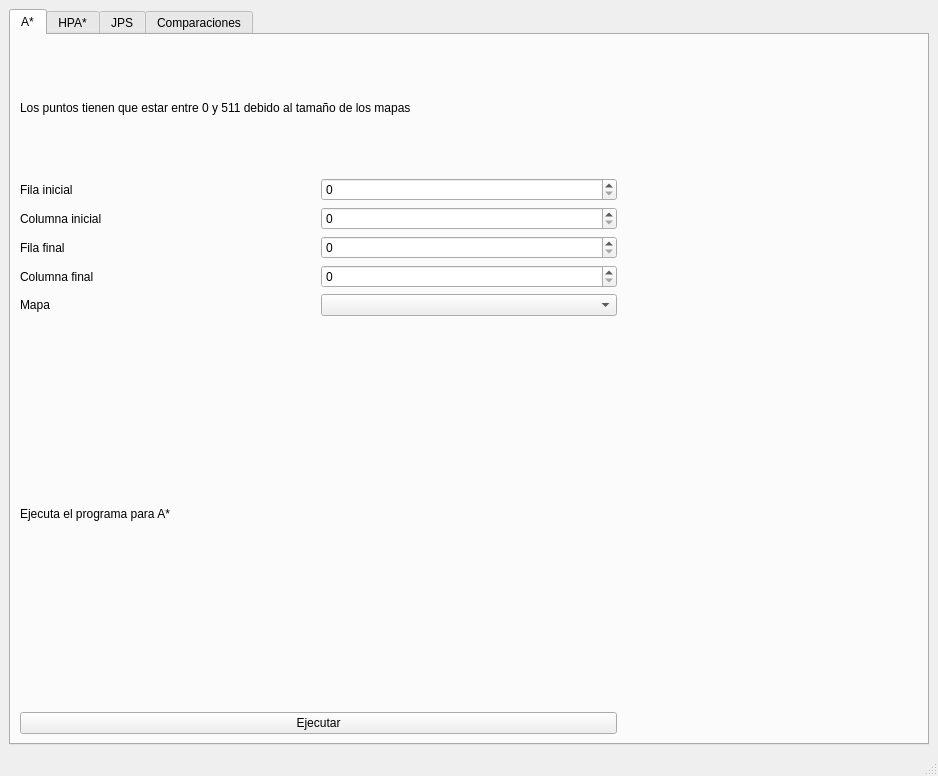
<?xml version="1.0" encoding="UTF-8"?>
<ui version="4.0">
 <class>MainWindow</class>
 <widget class="QMainWindow" name="MainWindow">
  <property name="geometry">
   <rect>
    <x>0</x>
    <y>0</y>
    <width>938</width>
    <height>776</height>
   </rect>
  </property>
  <property name="windowTitle">
   <string>MainWindow</string>
  </property>
  <widget class="QWidget" name="centralwidget">
   <layout class="QVBoxLayout" name="verticalLayout_2">
    <item>
     <widget class="QTabWidget" name="tabWidget">
      <property name="enabled">
       <bool>true</bool>
      </property>
      <property name="currentIndex">
       <number>0</number>
      </property>
      <widget class="QWidget" name="aEstrella">
       <attribute name="title">
        <string>A*</string>
       </attribute>
       <layout class="QHBoxLayout" name="horizontalLayout_3">
        <item>
         <layout class="QGridLayout" name="gridLayoutA">
          <item row="1" column="0">
           <widget class="QLabel" name="filaIAText">
            <property name="text">
             <string>Fila inicial</string>
            </property>
           </widget>
          </item>
          <item row="1" column="2" rowspan="9">
           <widget class="QLabel" name="mapaAEstrella">
            <property name="text">
             <string/>
            </property>
           </widget>
          </item>
          <item row="6" column="0" rowspan="3" colspan="2">
           <widget class="QLabel" name="datosAEstrella">
            <property name="text">
             <string>Ejecuta el programa para A*</string>
            </property>
           </widget>
          </item>
          <item row="5" column="0">
           <widget class="QLabel" name="mapaaText">
            <property name="text">
             <string>Mapa</string>
            </property>
           </widget>
          </item>
          <item row="9" column="0" colspan="2">
           <widget class="QPushButton" name="ejecutaAEstrella">
            <property name="text">
             <string>Ejecutar</string>
            </property>
           </widget>
          </item>
          <item row="5" column="1">
           <widget class="QComboBox" name="mapasa"/>
          </item>
          <item row="4" column="0">
           <widget class="QLabel" name="columnaFAText">
            <property name="text">
             <string>Columna final</string>
            </property>
           </widget>
          </item>
          <item row="3" column="1">
           <widget class="QSpinBox" name="filaFA">
            <property name="maximum">
             <number>511</number>
            </property>
           </widget>
          </item>
          <item row="4" column="1">
           <widget class="QSpinBox" name="columnaFA">
            <property name="maximum">
             <number>511</number>
            </property>
           </widget>
          </item>
          <item row="1" column="1">
           <widget class="QSpinBox" name="filaIA">
            <property name="maximum">
             <number>511</number>
            </property>
           </widget>
          </item>
          <item row="2" column="1">
           <widget class="QSpinBox" name="columnaIA">
            <property name="maximum">
             <number>511</number>
            </property>
           </widget>
          </item>
          <item row="3" column="0">
           <widget class="QLabel" name="filaFAText">
            <property name="text">
             <string>Fila final</string>
            </property>
           </widget>
          </item>
          <item row="2" column="0">
           <widget class="QLabel" name="columnaIAText">
            <property name="text">
             <string>Columna inicial</string>
            </property>
           </widget>
          </item>
          <item row="0" column="0" colspan="2">
           <widget class="QLabel" name="label">
            <property name="text">
             <string>Los puntos tienen que estar entre 0 y 511 debido al tamaño de los mapas</string>
            </property>
           </widget>
          </item>
         </layout>
        </item>
       </layout>
      </widget>
      <widget class="QWidget" name="hpaEstrella">
       <attribute name="title">
        <string>HPA*</string>
       </attribute>
       <layout class="QHBoxLayout" name="horizontalLayout_2">
        <item>
         <layout class="QGridLayout" name="gridLayoutHPA">
          <item row="5" column="0">
           <widget class="QLabel" name="mapahpaText">
            <property name="text">
             <string>Mapa</string>
            </property>
           </widget>
          </item>
          <item row="1" column="2" rowspan="8">
           <widget class="QLabel" name="mapaHPA">
            <property name="text">
             <string/>
            </property>
           </widget>
          </item>
          <item row="5" column="1">
           <widget class="QComboBox" name="mapashpa"/>
          </item>
          <item row="2" column="0">
           <widget class="QLabel" name="columnaIhpaText">
            <property name="text">
             <string>Columna inicial</string>
            </property>
           </widget>
          </item>
          <item row="1" column="0">
           <widget class="QLabel" name="filaIhpaText">
            <property name="text">
             <string>Fila inicial</string>
            </property>
           </widget>
          </item>
          <item row="3" column="0">
           <widget class="QLabel" name="filaFHPAText">
            <property name="text">
             <string>Fila final</string>
            </property>
           </widget>
          </item>
          <item row="3" column="1">
           <widget class="QSpinBox" name="filaFHPA">
            <property name="maximum">
             <number>511</number>
            </property>
           </widget>
          </item>
          <item row="4" column="0">
           <widget class="QLabel" name="columnaFHPAText">
            <property name="text">
             <string>Columna final</string>
            </property>
           </widget>
          </item>
          <item row="4" column="1">
           <widget class="QSpinBox" name="columnaFHPA">
            <property name="maximum">
             <number>511</number>
            </property>
           </widget>
          </item>
          <item row="2" column="1">
           <widget class="QSpinBox" name="columnaIHPA">
            <property name="maximum">
             <number>511</number>
            </property>
           </widget>
          </item>
          <item row="8" column="0" colspan="2">
           <widget class="QPushButton" name="ejecutaHPA">
            <property name="text">
             <string>Ejecutar</string>
            </property>
           </widget>
          </item>
          <item row="6" column="0" rowspan="2" colspan="2">
           <widget class="QLabel" name="datosHPA">
            <property name="text">
             <string>Ejecuta el programa para HPA*</string>
            </property>
           </widget>
          </item>
          <item row="1" column="1">
           <widget class="QSpinBox" name="filaIHPA">
            <property name="maximum">
             <number>511</number>
            </property>
           </widget>
          </item>
          <item row="0" column="0" colspan="2">
           <widget class="QLabel" name="label_2">
            <property name="text">
             <string>Los puntos tienen que estar entre 0 y 511 debido al tamaño de los mapas</string>
            </property>
           </widget>
          </item>
         </layout>
        </item>
       </layout>
      </widget>
      <widget class="QWidget" name="JPS">
       <attribute name="title">
        <string>JPS</string>
       </attribute>
       <layout class="QHBoxLayout" name="horizontalLayout_4">
        <item>
         <layout class="QGridLayout" name="gridLayoutJPS">
          <item row="4" column="0">
           <widget class="QLabel" name="columnaFJPSText">
            <property name="text">
             <string>Columna final</string>
            </property>
           </widget>
          </item>
          <item row="5" column="0">
           <widget class="QLabel" name="mapaJPSText">
            <property name="text">
             <string>Mapa</string>
            </property>
           </widget>
          </item>
          <item row="3" column="0">
           <widget class="QLabel" name="filaFJPSText">
            <property name="text">
             <string>Fila final</string>
            </property>
           </widget>
          </item>
          <item row="2" column="0">
           <widget class="QLabel" name="columnaIJPSText">
            <property name="text">
             <string>Columna inicial</string>
            </property>
           </widget>
          </item>
          <item row="1" column="0">
           <widget class="QLabel" name="filaIJPSText">
            <property name="text">
             <string>Fila inicial</string>
            </property>
           </widget>
          </item>
          <item row="4" column="1">
           <widget class="QSpinBox" name="columnaFJPS">
            <property name="maximum">
             <number>511</number>
            </property>
           </widget>
          </item>
          <item row="5" column="1">
           <widget class="QComboBox" name="mapasJPS"/>
          </item>
          <item row="3" column="1">
           <widget class="QSpinBox" name="filaFJPS">
            <property name="maximum">
             <number>511</number>
            </property>
           </widget>
          </item>
          <item row="2" column="1">
           <widget class="QSpinBox" name="columnaIJPS">
            <property name="maximum">
             <number>511</number>
            </property>
           </widget>
          </item>
          <item row="1" column="1">
           <widget class="QSpinBox" name="filaIJPS">
            <property name="maximum">
             <number>511</number>
            </property>
           </widget>
          </item>
          <item row="6" column="0" rowspan="2" colspan="2">
           <widget class="QLabel" name="datosJPS">
            <property name="text">
             <string>Ejecuta el programa para JPS</string>
            </property>
           </widget>
          </item>
          <item row="8" column="0" colspan="2">
           <widget class="QPushButton" name="ejecutaJPS">
            <property name="text">
             <string>Ejecutar</string>
            </property>
           </widget>
          </item>
          <item row="1" column="4" rowspan="8">
           <widget class="QLabel" name="mapaJPS">
            <property name="text">
             <string/>
            </property>
           </widget>
          </item>
          <item row="0" column="0" colspan="2">
           <widget class="QLabel" name="label_3">
            <property name="text">
             <string>Los puntos tienen que estar entre 0 y 511 debido al tamaño de los mapas</string>
            </property>
           </widget>
          </item>
         </layout>
        </item>
       </layout>
      </widget>
      <widget class="QWidget" name="comparacion">
       <attribute name="title">
        <string>Comparaciones</string>
       </attribute>
       <layout class="QVBoxLayout" name="verticalLayout">
        <item>
         <widget class="QScrollArea" name="scrollArea">
          <property name="widgetResizable">
           <bool>true</bool>
          </property>
          <widget class="QWidget" name="scrollAreaWidgetContents">
           <property name="geometry">
            <rect>
             <x>0</x>
             <y>0</y>
             <width>894</width>
             <height>671</height>
            </rect>
           </property>
           <layout class="QVBoxLayout" name="verticalLayout_3">
            <item>
             <widget class="QLabel" name="label_10">
              <property name="text">
               <string>Dependiendo del mapa, el numero de puntos posibles puede variar.</string>
              </property>
             </widget>
            </item>
            <item>
             <layout class="QGridLayout" name="gridLayout">
              <item row="0" column="0" rowspan="2" colspan="7">
               <widget class="QLabel" name="cInseSGText">
                <property name="font">
                 <font>
                  <family>Arial</family>
                  <pointsize>14</pointsize>
                  <weight>75</weight>
                  <italic>true</italic>
                  <bold>true</bold>
                 </font>
                </property>
                <property name="text">
                 <string>Costes de inserción de los puntos de salida y destino en los grafos para HPA*</string>
                </property>
               </widget>
              </item>
              <item row="3" column="3">
               <widget class="QSpinBox" name="nPuntosCINSE">
                <property name="value">
                 <number>20</number>
                </property>
               </widget>
              </item>
              <item row="3" column="0">
               <widget class="QLabel" name="mapacInseSGText">
                <property name="text">
                 <string>Mapa</string>
                </property>
               </widget>
              </item>
              <item row="3" column="2">
               <widget class="QLabel" name="label_4">
                <property name="text">
                 <string>Nº puntos</string>
                </property>
               </widget>
              </item>
              <item row="3" column="6">
               <widget class="QPushButton" name="ejecutaInseSG">
                <property name="text">
                 <string>Ejecutar</string>
                </property>
               </widget>
              </item>
              <item row="3" column="1">
               <widget class="QComboBox" name="mapascInseSG"/>
              </item>
              <item row="3" column="4">
               <widget class="QLabel" name="label_11">
                <property name="text">
                 <string>Separación</string>
                </property>
               </widget>
              </item>
              <item row="3" column="5">
               <widget class="QSpinBox" name="separacionCI">
                <property name="value">
                 <number>25</number>
                </property>
               </widget>
              </item>
             </layout>
            </item>
            <item>
             <widget class="QLabel" name="graficoTC">
              <property name="text">
               <string/>
              </property>
             </widget>
            </item>
            <item>
             <layout class="QGridLayout" name="gridLayout_3">
              <item row="1" column="1">
               <widget class="QComboBox" name="mapasCompAHPA"/>
              </item>
              <item row="0" column="0" colspan="7">
               <widget class="QLabel" name="cAHPAText">
                <property name="font">
                 <font>
                  <family>Arial</family>
                  <pointsize>14</pointsize>
                  <weight>75</weight>
                  <italic>true</italic>
                  <bold>true</bold>
                 </font>
                </property>
                <property name="text">
                 <string>Comparación entre A* y HPA*</string>
                </property>
               </widget>
              </item>
              <item row="1" column="0">
               <widget class="QLabel" name="mapaCompAHPAText">
                <property name="text">
                 <string>Mapa</string>
                </property>
               </widget>
              </item>
              <item row="1" column="2">
               <widget class="QLabel" name="label_5">
                <property name="text">
                 <string>Nº puntos</string>
                </property>
               </widget>
              </item>
              <item row="1" column="6">
               <widget class="QPushButton" name="ejecutarCompAHPA">
                <property name="text">
                 <string>Ejecutar</string>
                </property>
               </widget>
              </item>
              <item row="1" column="3">
               <widget class="QSpinBox" name="nPuntosAHPA">
                <property name="value">
                 <number>20</number>
                </property>
               </widget>
              </item>
              <item row="1" column="4">
               <widget class="QLabel" name="label_12">
                <property name="text">
                 <string>Separación</string>
                </property>
               </widget>
              </item>
              <item row="1" column="5">
               <widget class="QSpinBox" name="separacionAHPA">
                <property name="value">
                 <number>25</number>
                </property>
               </widget>
              </item>
             </layout>
            </item>
            <item>
             <widget class="QLabel" name="graficoCompAHPAT">
              <property name="text">
               <string/>
              </property>
             </widget>
            </item>
            <item>
             <widget class="QLabel" name="graficoCompAHPAN">
              <property name="text">
               <string/>
              </property>
             </widget>
            </item>
            <item>
             <widget class="QLabel" name="graficoErrorHPA">
              <property name="text">
               <string/>
              </property>
             </widget>
            </item>
            <item>
             <layout class="QGridLayout" name="gridLayout_2">
              <item row="1" column="1">
               <widget class="QComboBox" name="mapasCompAJPS"/>
              </item>
              <item row="0" column="0" colspan="7">
               <widget class="QLabel" name="cAJPSText">
                <property name="font">
                 <font>
                  <family>Arial</family>
                  <pointsize>14</pointsize>
                  <weight>75</weight>
                  <italic>true</italic>
                  <bold>true</bold>
                 </font>
                </property>
                <property name="text">
                 <string>Comparación entre A* y JPS</string>
                </property>
               </widget>
              </item>
              <item row="1" column="6">
               <widget class="QPushButton" name="ejecutarCompAJPS">
                <property name="text">
                 <string>Ejecutar</string>
                </property>
               </widget>
              </item>
              <item row="1" column="0">
               <widget class="QLabel" name="mapasCompAJPSText">
                <property name="text">
                 <string>Mapa</string>
                </property>
               </widget>
              </item>
              <item row="1" column="2">
               <widget class="QLabel" name="label_6">
                <property name="text">
                 <string>Nº puntos</string>
                </property>
               </widget>
              </item>
              <item row="1" column="3">
               <widget class="QSpinBox" name="nPuntosAJPS">
                <property name="value">
                 <number>20</number>
                </property>
               </widget>
              </item>
              <item row="1" column="4">
               <widget class="QLabel" name="label_13">
                <property name="text">
                 <string>Separación</string>
                </property>
               </widget>
              </item>
              <item row="1" column="5">
               <widget class="QSpinBox" name="separacionAJPS">
                <property name="value">
                 <number>25</number>
                </property>
               </widget>
              </item>
             </layout>
            </item>
            <item>
             <widget class="QLabel" name="graficoCompAJPSN">
              <property name="text">
               <string/>
              </property>
             </widget>
            </item>
            <item>
             <widget class="QLabel" name="graficoCompAJPST">
              <property name="text">
               <string/>
              </property>
             </widget>
            </item>
            <item>
             <layout class="QGridLayout" name="gridLayout_5">
              <item row="1" column="6">
               <widget class="QPushButton" name="ejecutarHPAJPS">
                <property name="text">
                 <string>Ejecutar</string>
                </property>
               </widget>
              </item>
              <item row="1" column="3">
               <widget class="QSpinBox" name="nPuntosHPAJPS">
                <property name="value">
                 <number>20</number>
                </property>
               </widget>
              </item>
              <item row="1" column="1">
               <widget class="QComboBox" name="mapasHPAJPS"/>
              </item>
              <item row="1" column="0">
               <widget class="QLabel" name="label_8">
                <property name="text">
                 <string>Mapa</string>
                </property>
               </widget>
              </item>
              <item row="1" column="2">
               <widget class="QLabel" name="label_9">
                <property name="text">
                 <string>Nºpuntos</string>
                </property>
               </widget>
              </item>
              <item row="0" column="0" colspan="7">
               <widget class="QLabel" name="label_7">
                <property name="font">
                 <font>
                  <family>Arial</family>
                  <pointsize>14</pointsize>
                  <weight>75</weight>
                  <italic>true</italic>
                  <bold>true</bold>
                 </font>
                </property>
                <property name="text">
                 <string>Comparación entre JPS y HPA*</string>
                </property>
               </widget>
              </item>
              <item row="1" column="4">
               <widget class="QLabel" name="label_14">
                <property name="text">
                 <string>Separación</string>
                </property>
               </widget>
              </item>
              <item row="1" column="5">
               <widget class="QSpinBox" name="separacionHPAJPS">
                <property name="value">
                 <number>25</number>
                </property>
               </widget>
              </item>
             </layout>
            </item>
            <item>
             <widget class="QLabel" name="graficoCompHPAJPST">
              <property name="text">
               <string/>
              </property>
             </widget>
            </item>
            <item>
             <widget class="QLabel" name="graficoCompHPAJPSN">
              <property name="text">
               <string/>
              </property>
             </widget>
            </item>
           </layout>
          </widget>
         </widget>
        </item>
       </layout>
      </widget>
     </widget>
    </item>
   </layout>
  </widget>
  <widget class="QMenuBar" name="menubar">
   <property name="geometry">
    <rect>
     <x>0</x>
     <y>0</y>
     <width>938</width>
     <height>21</height>
    </rect>
   </property>
  </widget>
  <widget class="QStatusBar" name="statusbar"/>
 </widget>
 <resources/>
 <connections/>
</ui>
